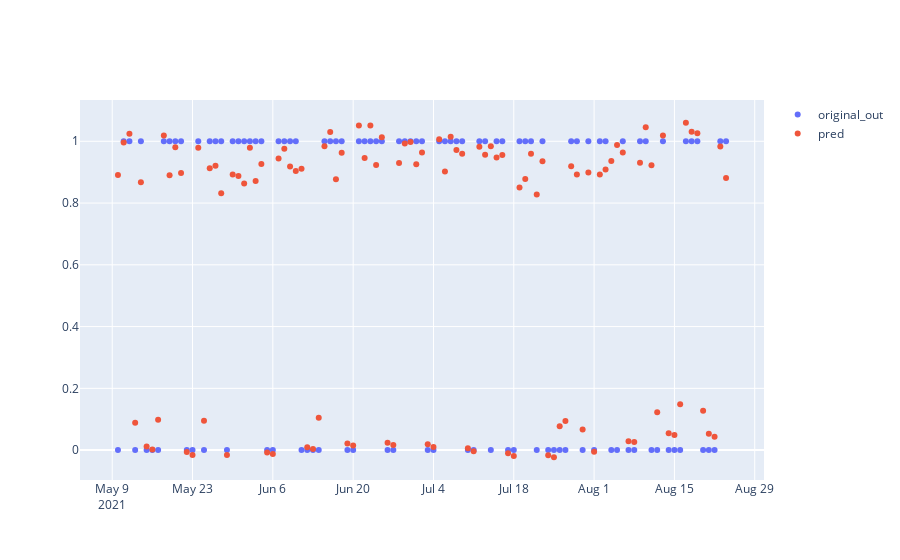

Notebook code cell kept with this figure:
### Code cell
# %%warning = False
test_pre_p = go.Figure()
test_pre_p.add_trace(go.Scatter(x = test_all['ds'], \
    y = test_all['y'], 
    mode = 'markers',
    name = 'original_out'))
test_pre_p.add_trace(go.Scatter(x = test_pred['ds'],\
    y = test_pred['yhat'], 
    mode = 'markers',
    name = 'pred'))
test_pre_p.show()
